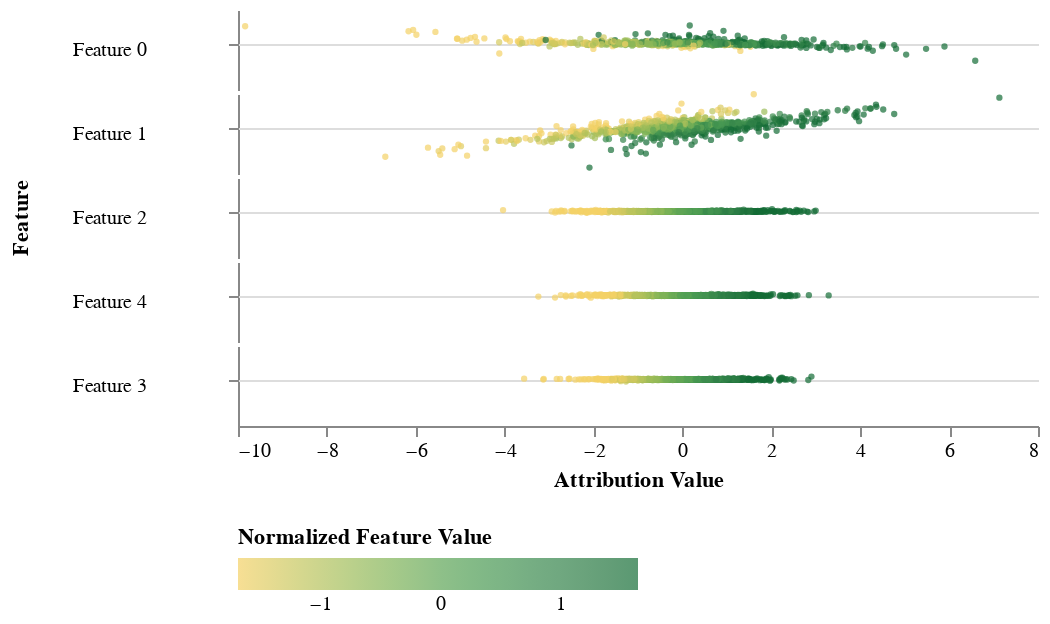

The notebook cell this image was saved under:
### Code cell
summary_plot(attributions,
             feature_values,
             interactions=interactions,
             interaction_feature=0,
             feature_names=None,
             plot_top_k=None)

### Figure 1 — Vega-Lite specification as saved in the notebook (floating-point values rounded to 4 significant figures; data arrays with more than 128 entries replaced by an {"elided": "..."} marker saying what was removed)
{"$schema": "https://vega.github.io/schema/vega-lite/v3.4.0.json", "config": {"facet": {"spacing": 0}, "mark": {"tooltip": null}, "view": {"height": 300, "stroke": null, "width": 400}}, "data": {"name": "data-65318fc09c449c07ecfe9cab788fc3d2"}, "datasets": {"data-65318fc09c449c07ecfe9cab788fc3d2": {"elided": "5000 records"}}, "encoding": {"color": {"field": "Normalized Feature Value", "legend": {"direction": "horizontal", "orient": "bottom"}, "scale": {"scheme": "goldgreen"}, "type": "quantitative"}, "row": {"field": "Feature", "header": {"labelAlign": "right", "labelAngle": 0, "labelPadding": 3}, "sort": ["Feature 0", "Feature 1", "Feature 2", "Feature 4", "Feature 3"], "type": "nominal"}, "x": {"axis": {"grid": false, "labels": true, "ticks": true}, "field": "Attribution Value", "type": "quantitative"}, "y": {"axis": {"grid": true, "labels": false, "ticks": true, "values": [0]}, "field": "Jitter", "scale": {}, "title": null, "type": "quantitative"}}, "height": 40, "mark": {"filled": true, "size": 10, "type": "point"}, "width": 400}
